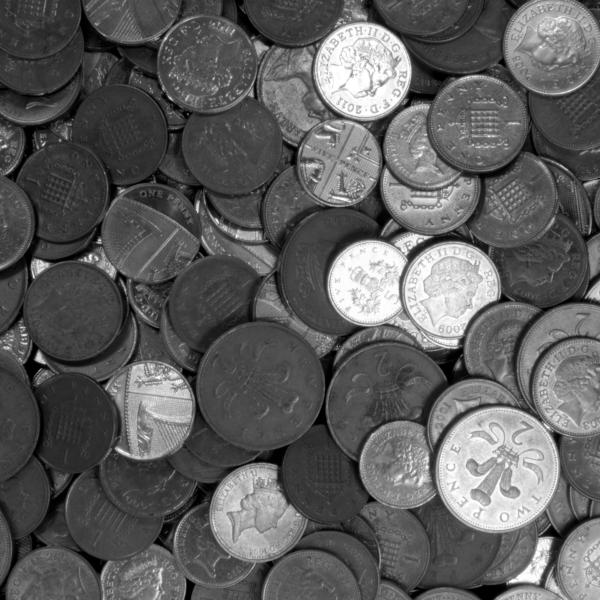
%> input picture Task5/T5GammaCoins.jpg, 600 x 600 px
$ octave task5.m   (GNU Octave 9; MATLAB toolbox functions it lacks are replaced by stand-ins)
%> lines starting %> are read from the running program, lines starting %| are printed output that depends on the picture
%> further down, imdata is the input picture: size 600x600 uint8; min 0, max 255, mean 94.5
### Task5/GammaCorrection.m
function GImage = GammaCorrection( OImage, Gamma, Lower, Upper )
%> called with Gamma = 0.5, Lower = 0.01, Upper = 0.98
%GammaCorrection Implement gamma correction
%   Truncate the original gray values using lower and upper quantiles
%   (Lower, Upper) and then apply gamma correction with exponent Gamma to input
%   image OImage, the result is the double image GImage with maximum gray
%   value one
%
%% Who has done it
% Group A
% Author: erini048
% Co-author: lucpa286
%
%
%% Syntax of the function
%
%   Input arguments:
%       OImage: RGB image of type uint8 or double
%       Gamma: exponent used in the gamma correction,
%       'GImage = OImage^Gamma'
%       Lower: value in the range 0, 1
%       Upper: value in the range 0, 1 and lower < upper
%       Lower and Upper are quantile values.
%   Output argument: GImage: gamma corrected gray value image of type double
%
% You MUST NEVER change the first line
%
%% Basic version control (in case you need more than one attempt)
%
% Version: 1
% Date: today
%
% Gives a history of your submission to Lisam.
% Version and date for this function have to be updated before each
% submission to Lisam (in case you need more than one attempt)
%
%% General rules
%
% 1) Don't change the structure of the template by removing %% lines
%
% 2) Document what you are doing using comments
%
% 3) Before submitting make the code readable by using automatic indentation
%       ctrl-a / ctrl-i
%
% 4) In case a task requires that you have to submit more than one function
%       save every function in a single file and collect all of them in a
%       zip-archive and upload that to Lisam. NO RAR, NO GZ, ONLY ZIP!
%       All non-zip archives will be rejected automatically
%
% 5) Often you must do something else between the given commands in the
%       template
%
%

%% Image size and result allocation
% OImage is the numerical array and not the filename!
%
OImage = im2double(OImage);
[sx,sy,nc] = size(OImage);
%> sx = 600; sy = 600; nc = 1
GImage = OImage;

%% Lower and upper gray value boundaries
%

lowgv = quantile(GImage(:), Lower);
%> lowgv = 0.0118
uppgv = quantile(GImage(:), Upper);
%> uppgv = 0.953

%% Compute a scaled version GImage of the image where
% the lower-bound gray value is zero
% the upper-bound gray value is one
% because 0^Gamma = 0 and 1^Gamma = 1
%

GImage = (GImage - lowgv)./(uppgv - lowgv);
GImage(GImage > 1) = 1;
%> GImage: size 600x600 double; min -0.0125, max 1, mean 0.381
GImage(GImage < 0) = 0;
%> GImage: size 600x600 double; min 0, max 1, mean 0.381

%% Actual mapping of the previous result
%
GImage = GImage.^Gamma; %mapping
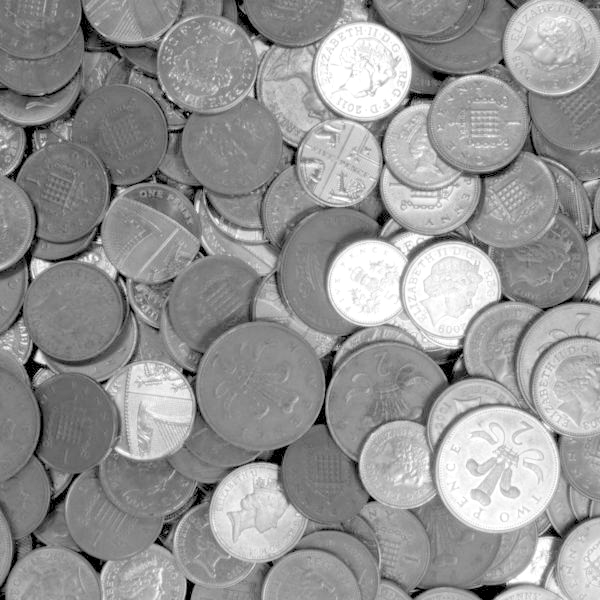
%> GImage: size 600x600 double; min 0, max 1, mean 0.588


end

### Task5/task5.m
imdata = imread('T5GammaCoins.jpg');
Gamma = 0.5;
Lower = 0.01;
Upper = 0.98;
k = GammaCorrection(imdata, Gamma, Lower, Upper);
imshow(imdata);
figure;
imshow(k);
